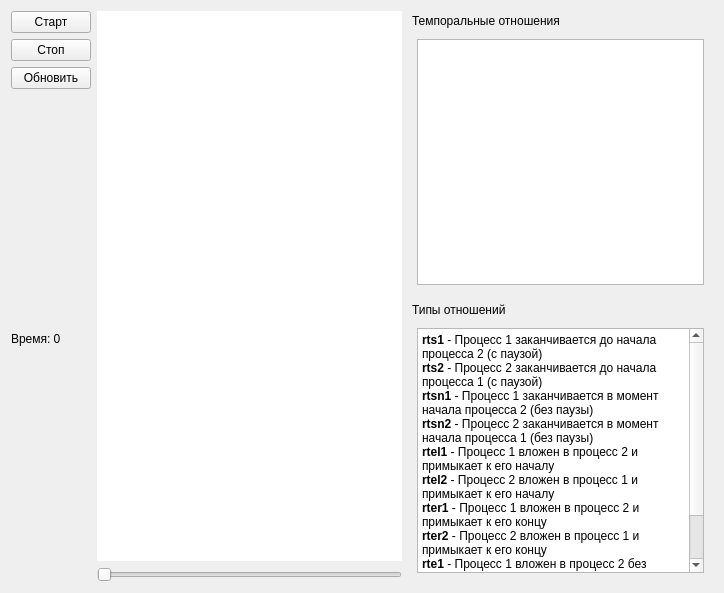
<?xml version="1.0" encoding="UTF-8"?>
<ui version="4.0">
 <class>Form</class>
 <widget class="QWidget" name="Form">
  <property name="geometry">
   <rect>
    <x>0</x>
    <y>0</y>
    <width>724</width>
    <height>593</height>
   </rect>
  </property>
  <property name="windowTitle">
   <string>Form</string>
  </property>
  <layout class="QHBoxLayout" name="horizontalLayout">
   <item>
    <layout class="QVBoxLayout" name="verticalLayout">
     <item>
      <widget class="QPushButton" name="start_button">
       <property name="text">
        <string>Старт</string>
       </property>
      </widget>
     </item>
     <item>
      <widget class="QPushButton" name="stop_button">
       <property name="text">
        <string>Стоп</string>
       </property>
      </widget>
     </item>
     <item>
      <widget class="QPushButton" name="update_button">
       <property name="text">
        <string>Обновить</string>
       </property>
      </widget>
     </item>
     <item>
      <widget class="QLabel" name="time_label">
       <property name="text">
        <string>Время: 0</string>
       </property>
       <property name="wordWrap">
        <bool>true</bool>
       </property>
      </widget>
     </item>
    </layout>
   </item>
   <item>
    <layout class="QVBoxLayout" name="verticalLayout_2">
     <item>
      <widget class="QGraphicsView" name="graphicsView">
       <property name="frameShape">
        <enum>QFrame::Shape::NoFrame</enum>
       </property>
       <property name="verticalScrollBarPolicy">
        <enum>Qt::ScrollBarPolicy::ScrollBarAlwaysOff</enum>
       </property>
       <property name="horizontalScrollBarPolicy">
        <enum>Qt::ScrollBarPolicy::ScrollBarAlwaysOff</enum>
       </property>
       <property name="sizeAdjustPolicy">
        <enum>QAbstractScrollArea::SizeAdjustPolicy::AdjustToContents</enum>
       </property>
       <property name="alignment">
        <set>Qt::AlignmentFlag::AlignBottom|Qt::AlignmentFlag::AlignLeading|Qt::AlignmentFlag::AlignLeft</set>
       </property>
      </widget>
     </item>
     <item>
      <widget class="QSlider" name="horizontalSlider">
       <property name="orientation">
        <enum>Qt::Orientation::Horizontal</enum>
       </property>
      </widget>
     </item>
    </layout>
   </item>
   <item>
    <layout class="QVBoxLayout" name="verticalLayout_3">
     <item>
      <widget class="QDockWidget" name="dockWidget">
       <property name="features">
        <set>QDockWidget::DockWidgetFeature::DockWidgetMovable</set>
       </property>
       <property name="windowTitle">
        <string>Темпоральные отношения</string>
       </property>
       <widget class="QWidget" name="dockWidgetContents">
        <layout class="QVBoxLayout" name="verticalLayout_4">
         <item>
          <widget class="QTableWidget" name="relationships_table">
           <property name="editTriggers">
            <set>QAbstractItemView::EditTrigger::NoEditTriggers</set>
           </property>
          </widget>
         </item>
        </layout>
       </widget>
      </widget>
     </item>
     <item>
      <widget class="QDockWidget" name="dockWidget_2">
       <property name="features">
        <set>QDockWidget::DockWidgetFeature::DockWidgetMovable</set>
       </property>
       <property name="windowTitle">
        <string>Типы отношений</string>
       </property>
       <widget class="QWidget" name="dockWidgetContents_2">
        <layout class="QVBoxLayout" name="verticalLayout_5">
         <item>
          <widget class="QTextBrowser" name="textBrowser">
           <property name="html">
            <string>&lt;!DOCTYPE HTML PUBLIC &quot;-//W3C//DTD HTML 4.0//EN&quot; &quot;http://www.w3.org/TR/REC-html40/strict.dtd&quot;&gt;
&lt;html&gt;&lt;head&gt;&lt;meta name=&quot;qrichtext&quot; content=&quot;1&quot; /&gt;&lt;meta charset=&quot;utf-8&quot; /&gt;&lt;style type=&quot;text/css&quot;&gt;
p, li { white-space: pre-wrap; }
hr { height: 1px; border-width: 0; }
li.unchecked::marker { content: &quot;\2610&quot;; }
li.checked::marker { content: &quot;\2612&quot;; }
&lt;/style&gt;&lt;/head&gt;&lt;body style=&quot; font-family:'Segoe UI'; font-size:9pt; font-weight:400; font-style:normal;&quot;&gt;
&lt;p style=&quot; margin-top:0px; margin-bottom:0px; margin-left:0px; margin-right:0px; -qt-block-indent:0; text-indent:0px;&quot;&gt;&lt;span style=&quot; font-weight:700;&quot;&gt;rts1&lt;/span&gt; - Процесс 1 заканчивается до начала процесса 2 (с паузой)&lt;/p&gt;
&lt;p style=&quot; margin-top:0px; margin-bottom:0px; margin-left:0px; margin-right:0px; -qt-block-indent:0; text-indent:0px;&quot;&gt;&lt;span style=&quot; font-weight:700;&quot;&gt;rts2&lt;/span&gt; - Процесс 2 заканчивается до начала процесса 1 (с паузой)&lt;/p&gt;
&lt;p style=&quot; margin-top:0px; margin-bottom:0px; margin-left:0px; margin-right:0px; -qt-block-indent:0; text-indent:0px;&quot;&gt;&lt;span style=&quot; font-weight:700;&quot;&gt;rtsn1&lt;/span&gt; - Процесс 1 заканчивается в момент начала процесса 2 (без паузы)&lt;/p&gt;
&lt;p style=&quot; margin-top:0px; margin-bottom:0px; margin-left:0px; margin-right:0px; -qt-block-indent:0; text-indent:0px;&quot;&gt;&lt;span style=&quot; font-weight:700;&quot;&gt;rtsn2&lt;/span&gt; - Процесс 2 заканчивается в момент начала процесса 1 (без паузы)&lt;/p&gt;
&lt;p style=&quot; margin-top:0px; margin-bottom:0px; margin-left:0px; margin-right:0px; -qt-block-indent:0; text-indent:0px;&quot;&gt;&lt;span style=&quot; font-weight:700;&quot;&gt;rtel1&lt;/span&gt; - Процесс 1 вложен в процесс 2 и примыкает к его началу&lt;/p&gt;
&lt;p style=&quot; margin-top:0px; margin-bottom:0px; margin-left:0px; margin-right:0px; -qt-block-indent:0; text-indent:0px;&quot;&gt;&lt;span style=&quot; font-weight:700;&quot;&gt;rtel2&lt;/span&gt; - Процесс 2 вложен в процесс 1 и примыкает к его началу&lt;/p&gt;
&lt;p style=&quot; margin-top:0px; margin-bottom:0px; margin-left:0px; margin-right:0px; -qt-block-indent:0; text-indent:0px;&quot;&gt;&lt;span style=&quot; font-weight:700;&quot;&gt;rter1&lt;/span&gt; - Процесс 1 вложен в процесс 2 и примыкает к его концу&lt;/p&gt;
&lt;p style=&quot; margin-top:0px; margin-bottom:0px; margin-left:0px; margin-right:0px; -qt-block-indent:0; text-indent:0px;&quot;&gt;&lt;span style=&quot; font-weight:700;&quot;&gt;rter2&lt;/span&gt; - Процесс 2 вложен в процесс 1 и примыкает к его концу&lt;/p&gt;
&lt;p style=&quot; margin-top:0px; margin-bottom:0px; margin-left:0px; margin-right:0px; -qt-block-indent:0; text-indent:0px;&quot;&gt;&lt;span style=&quot; font-weight:700;&quot;&gt;rte1&lt;/span&gt; - Процесс 1 вложен в процесс 2 без примыкания&lt;/p&gt;
&lt;p style=&quot; margin-top:0px; margin-bottom:0px; margin-left:0px; margin-right:0px; -qt-block-indent:0; text-indent:0px;&quot;&gt;&lt;span style=&quot; font-weight:700;&quot;&gt;rte2&lt;/span&gt; - Процесс 2 вложен в процесс 1 без примыкания&lt;/p&gt;
&lt;p style=&quot; margin-top:0px; margin-bottom:0px; margin-left:0px; margin-right:0px; -qt-block-indent:0; text-indent:0px;&quot;&gt;&lt;span style=&quot; font-weight:700;&quot;&gt;rtes&lt;/span&gt; - Процессы пересекаются&lt;/p&gt;&lt;/body&gt;&lt;/html&gt;</string>
           </property>
          </widget>
         </item>
        </layout>
       </widget>
      </widget>
     </item>
    </layout>
   </item>
  </layout>
 </widget>
 <resources/>
 <connections/>
</ui>
